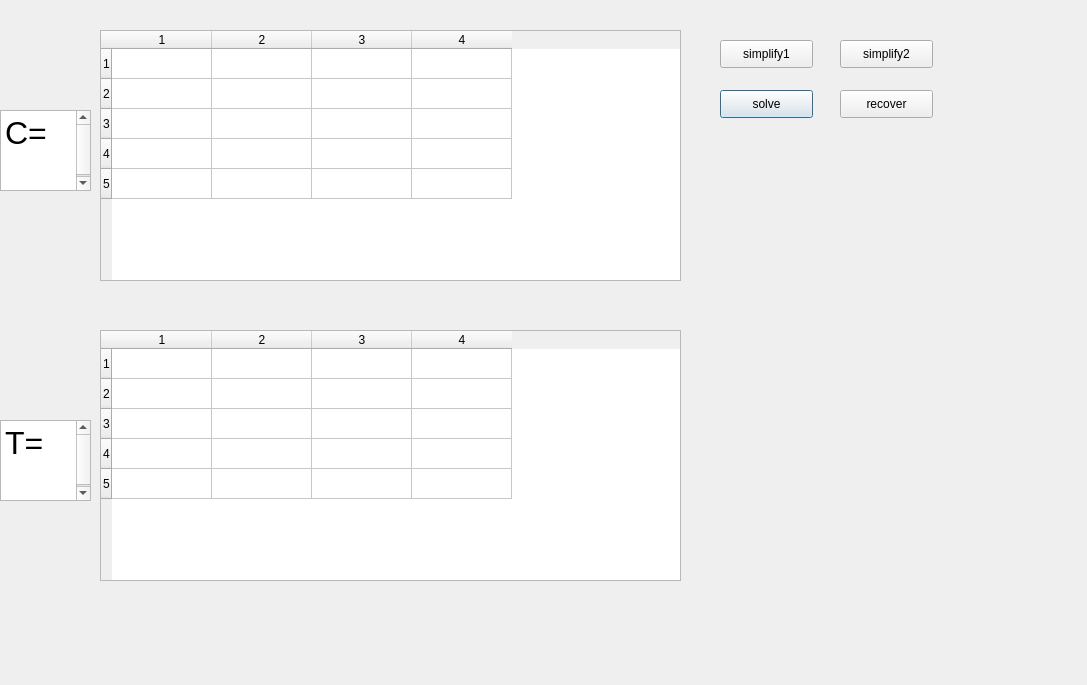
<?xml version="1.0" encoding="UTF-8"?>
<ui version="4.0">
 <class>Dialog</class>
 <widget class="QDialog" name="Dialog">
  <property name="geometry">
   <rect>
    <x>0</x>
    <y>0</y>
    <width>1087</width>
    <height>685</height>
   </rect>
  </property>
  <property name="windowTitle">
   <string>Dialog</string>
  </property>
  <widget class="QTableWidget" name="tableWidget_C">
   <property name="geometry">
    <rect>
     <x>100</x>
     <y>30</y>
     <width>581</width>
     <height>251</height>
    </rect>
   </property>
   <property name="minimumSize">
    <size>
     <width>581</width>
     <height>251</height>
    </size>
   </property>
   <property name="maximumSize">
    <size>
     <width>300</width>
     <height>16777215</height>
    </size>
   </property>
   <row>
    <property name="text">
     <string>1</string>
    </property>
   </row>
   <row>
    <property name="text">
     <string>2</string>
    </property>
   </row>
   <row>
    <property name="text">
     <string>3</string>
    </property>
   </row>
   <row>
    <property name="text">
     <string>4</string>
    </property>
   </row>
   <row>
    <property name="text">
     <string>5</string>
    </property>
   </row>
   <column>
    <property name="text">
     <string>1</string>
    </property>
   </column>
   <column>
    <property name="text">
     <string>2</string>
    </property>
   </column>
   <column>
    <property name="text">
     <string>3</string>
    </property>
   </column>
   <column>
    <property name="text">
     <string>4</string>
    </property>
   </column>
  </widget>
  <widget class="QPushButton" name="solve">
   <property name="geometry">
    <rect>
     <x>720</x>
     <y>90</y>
     <width>93</width>
     <height>28</height>
    </rect>
   </property>
   <property name="text">
    <string>solve</string>
   </property>
  </widget>
  <widget class="QPushButton" name="simplify1">
   <property name="geometry">
    <rect>
     <x>720</x>
     <y>40</y>
     <width>93</width>
     <height>28</height>
    </rect>
   </property>
   <property name="text">
    <string>simplify1</string>
   </property>
  </widget>
  <widget class="QPushButton" name="simplify2">
   <property name="geometry">
    <rect>
     <x>840</x>
     <y>40</y>
     <width>93</width>
     <height>28</height>
    </rect>
   </property>
   <property name="text">
    <string>simplify2</string>
   </property>
  </widget>
  <widget class="QPushButton" name="recover">
   <property name="geometry">
    <rect>
     <x>840</x>
     <y>90</y>
     <width>93</width>
     <height>28</height>
    </rect>
   </property>
   <property name="text">
    <string>recover</string>
   </property>
  </widget>
  <widget class="QTableWidget" name="tableWidget_T">
   <property name="geometry">
    <rect>
     <x>100</x>
     <y>330</y>
     <width>581</width>
     <height>251</height>
    </rect>
   </property>
   <property name="minimumSize">
    <size>
     <width>581</width>
     <height>251</height>
    </size>
   </property>
   <property name="maximumSize">
    <size>
     <width>300</width>
     <height>16777215</height>
    </size>
   </property>
   <row>
    <property name="text">
     <string>1</string>
    </property>
   </row>
   <row>
    <property name="text">
     <string>2</string>
    </property>
   </row>
   <row>
    <property name="text">
     <string>3</string>
    </property>
   </row>
   <row>
    <property name="text">
     <string>4</string>
    </property>
   </row>
   <row>
    <property name="text">
     <string>5</string>
    </property>
   </row>
   <column>
    <property name="text">
     <string>1</string>
    </property>
   </column>
   <column>
    <property name="text">
     <string>2</string>
    </property>
   </column>
   <column>
    <property name="text">
     <string>3</string>
    </property>
   </column>
   <column>
    <property name="text">
     <string>4</string>
    </property>
   </column>
  </widget>
  <widget class="QTextEdit" name="textEdit">
   <property name="geometry">
    <rect>
     <x>0</x>
     <y>110</y>
     <width>91</width>
     <height>81</height>
    </rect>
   </property>
   <property name="html">
    <string>&lt;!DOCTYPE HTML PUBLIC &quot;-//W3C//DTD HTML 4.0//EN&quot; &quot;http://www.w3.org/TR/REC-html40/strict.dtd&quot;&gt;
&lt;html&gt;&lt;head&gt;&lt;meta name=&quot;qrichtext&quot; content=&quot;1&quot; /&gt;&lt;style type=&quot;text/css&quot;&gt;
p, li { white-space: pre-wrap; }
&lt;/style&gt;&lt;/head&gt;&lt;body style=&quot; font-family:'MS Shell Dlg 2'; font-size:7.8pt; font-weight:400; font-style:normal;&quot;&gt;
&lt;p style=&quot; margin-top:0px; margin-bottom:0px; margin-left:0px; margin-right:0px; -qt-block-indent:0; text-indent:0px;&quot;&gt;&lt;span style=&quot; font-size:24pt;&quot;&gt;C=&lt;/span&gt;&lt;/p&gt;
&lt;p style=&quot;-qt-paragraph-type:empty; margin-top:0px; margin-bottom:0px; margin-left:0px; margin-right:0px; -qt-block-indent:0; text-indent:0px; font-size:24pt;&quot;&gt;&lt;br /&gt;&lt;/p&gt;&lt;/body&gt;&lt;/html&gt;</string>
   </property>
  </widget>
  <widget class="QTextEdit" name="textEdit_2">
   <property name="geometry">
    <rect>
     <x>0</x>
     <y>420</y>
     <width>91</width>
     <height>81</height>
    </rect>
   </property>
   <property name="html">
    <string>&lt;!DOCTYPE HTML PUBLIC &quot;-//W3C//DTD HTML 4.0//EN&quot; &quot;http://www.w3.org/TR/REC-html40/strict.dtd&quot;&gt;
&lt;html&gt;&lt;head&gt;&lt;meta name=&quot;qrichtext&quot; content=&quot;1&quot; /&gt;&lt;style type=&quot;text/css&quot;&gt;
p, li { white-space: pre-wrap; }
&lt;/style&gt;&lt;/head&gt;&lt;body style=&quot; font-family:'MS Shell Dlg 2'; font-size:7.8pt; font-weight:400; font-style:normal;&quot;&gt;
&lt;p style=&quot; margin-top:0px; margin-bottom:0px; margin-left:0px; margin-right:0px; -qt-block-indent:0; text-indent:0px;&quot;&gt;&lt;span style=&quot; font-size:24pt;&quot;&gt;T=&lt;/span&gt;&lt;/p&gt;
&lt;p style=&quot;-qt-paragraph-type:empty; margin-top:0px; margin-bottom:0px; margin-left:0px; margin-right:0px; -qt-block-indent:0; text-indent:0px; font-size:24pt;&quot;&gt;&lt;br /&gt;&lt;/p&gt;&lt;/body&gt;&lt;/html&gt;</string>
   </property>
  </widget>
 </widget>
 <resources/>
 <connections/>
</ui>
